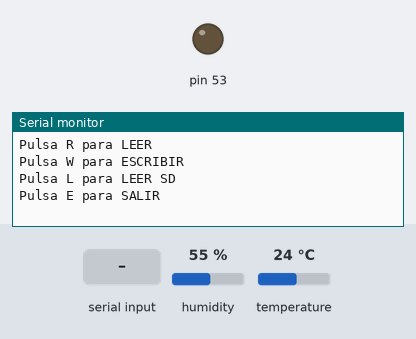
The sketch below on a simulated Arduino Mega 2560, built with avr-gcc and run on an emulated ATmega2560. Shown: output pins drawn as LEDs (lit = HIGH), the last lines printed to the serial monitor. The test bench sets the inputs (shaded band); at power-on: humidity 55 %, temperature 24 °C. Storage starts empty.

Above: at 1.2 s.
1.3 s: "R" received over Serial
At 1.7 s:
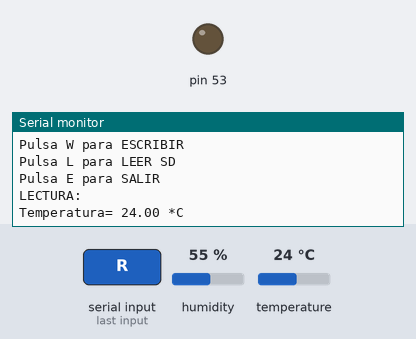
2.8 s: "W" received over Serial
At 3.7 s:
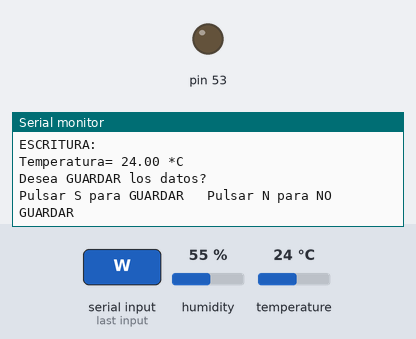
4.3 s: "S" received over Serial
At 4.8 s:
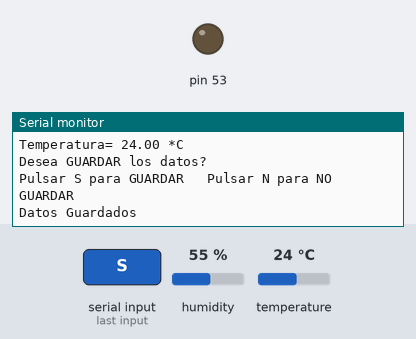

The sketch:

SD_DHT11_5.ino
```cpp
#include "DHT.h"
#include <SD.h>


#define DHTPIN 2     // what pin we're connected to

// Uncomment whatever type you're using!
#define DHTTYPE DHT11   // DHT 11
//#define DHTTYPE DHT22   // DHT 22  (AM2302)
//#define DHTTYPE DHT21   // DHT 21 (AM2301)


DHT dht(DHTPIN, DHTTYPE);

String inputString = "";         // a string to hold incoming data
boolean stringComplete = false;  // whether the string is complete

File myFile;

void setup() {
  Serial.begin(9600);
  if (!SD.begin(53)) {
        Serial.println("ERROR INICIO");
        Serial.println();
        return;
  }
   while (!Serial) {

  }
   pinMode(53, OUTPUT);

  dht.begin();
  // initialize serial:
  Serial.begin(9600);
  // reserve 200 bytes for the inputString:

   Serial.println("Pulsa R para LEER");
   Serial.println("Pulsa W para ESCRIBIR");
   Serial.println("Pulsa L para LEER SD");
   Serial.println("Pulsa E para SALIR");
   Serial.println();
}


void loop() {

//  float h = dht.readHumidity();
  float t = dht.readTemperature();


  if (stringComplete) {
    Serial.println(inputString);
    // clear the string:

    stringComplete = false;
  }

  while (Serial.available()) {
    // get the new byte:
    char A = (char)Serial.read();


    inputString += A;

    if (A == 'R') {
        Serial.println("LECTURA:");
        Serial.print("Temperatura= ");
        Serial.print(t);
        Serial.println(" *C");
        Serial.println();
    }
    else if (A == 'W') {
      Serial.println("ESCRITURA:");
      Serial.print("Temperatura= ");
      Serial.print(t);
      Serial.println(" *C");
      Serial.println();

      Serial.println("Desea GUARDAR los datos?");
      Serial.println();
      Serial.print("Pulsar S para GUARDAR");
      Serial.println("\t Pulsar N para NO GUARDAR");
  }
    if (A == 'S') {
        Serial.println("Datos Guardados");
        myFile = SD.open("VIERNES.txt", FILE_WRITE);
        if(myFile) {
           myFile.print("Temperatura= ");
           myFile.print(t);
           myFile.println(" *C");
           myFile.close();
         }
  }
    else if (A == 'N'){
        Serial.println("Datos NO Guardados");
        myFile.close();
      }

    else if (A == 'L'){
        Serial.println("Lectura SD:");
        myFile = SD.open("VIERNES.txt");
        if (myFile) {
          Serial.println("SD TEST:");
          // read from the file until there's nothing else in it:
          while (myFile.available()) {
              Serial.write(myFile.read());
          }
          // close the file:
          myFile.close();
        } else {
              // if the file didn't open, print an error:
            Serial.println("ERROR SD TEST");
        }
      }
    else if (A == 'E'){
       Serial.println("FIN");
    }

    Serial.println();
  }

}
```

Measured:
- after the input at 1.3 s, the serial monitor: prints a new line at once (image 1)
- after the input at 2.8 s, the serial monitor: prints a new line at once (image 2)
- after the input at 4.3 s, the serial monitor: prints a new line at once (image 3)
